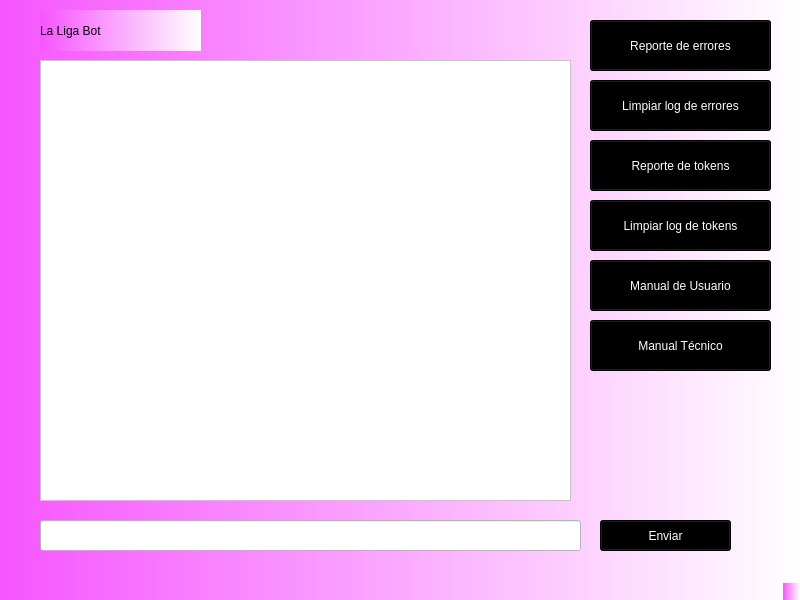
<?xml version="1.0" encoding="UTF-8"?>
<ui version="4.0">
 <class>MainWindow</class>
 <widget class="QMainWindow" name="MainWindow">
  <property name="geometry">
   <rect>
    <x>0</x>
    <y>0</y>
    <width>800</width>
    <height>600</height>
   </rect>
  </property>
  <property name="windowTitle">
   <string>MainWindow</string>
  </property>
  <property name="styleSheet">
   <string notr="true">background-color: rgb(255, 170, 127);
background-color: qlineargradient(spread:pad, x1:0, y1:0, x2:1, y2:0, stop:0 rgba(246, 85, 255, 255), stop:1 rgba(255, 255, 255, 255));</string>
  </property>
  <widget class="QWidget" name="centralwidget">
   <widget class="QLineEdit" name="lineEdit">
    <property name="geometry">
     <rect>
      <x>40</x>
      <y>520</y>
      <width>541</width>
      <height>31</height>
     </rect>
    </property>
    <property name="styleSheet">
     <string notr="true">color: rgb(255, 255, 255);
color: rgb(0, 0, 0);
background-color: rgb(255, 255, 255);</string>
    </property>
   </widget>
   <widget class="QPushButton" name="pushButton">
    <property name="geometry">
     <rect>
      <x>600</x>
      <y>520</y>
      <width>131</width>
      <height>31</height>
     </rect>
    </property>
    <property name="styleSheet">
     <string notr="true">background-color: rgb(0, 0, 0);
font: 87 10pt &quot;Arial Black&quot;;
color: rgb(255, 255, 255);</string>
    </property>
    <property name="text">
     <string>Enviar</string>
    </property>
   </widget>
   <widget class="QPushButton" name="pushButton_2">
    <property name="geometry">
     <rect>
      <x>590</x>
      <y>20</y>
      <width>181</width>
      <height>51</height>
     </rect>
    </property>
    <property name="styleSheet">
     <string notr="true">background-color: rgb(0, 0, 0);
font: 87 10pt &quot;Arial Black&quot;;
color: rgb(255, 255, 255);</string>
    </property>
    <property name="text">
     <string>Reporte de errores</string>
    </property>
   </widget>
   <widget class="QLabel" name="label">
    <property name="geometry">
     <rect>
      <x>40</x>
      <y>10</y>
      <width>161</width>
      <height>41</height>
     </rect>
    </property>
    <property name="styleSheet">
     <string notr="true">font: 63 italic 16pt &quot;Lucida Fax&quot;;
color: rgb(0, 0, 0);
font: 87 22pt &quot;Arial Black&quot;;
font: 87 26pt &quot;Arial Black&quot;;
font: 72pt &quot;Lucida Calligraphy&quot;;
font: 75 22pt &quot;MS Shell Dlg 2&quot;;</string>
    </property>
    <property name="text">
     <string>La Liga Bot</string>
    </property>
   </widget>
   <widget class="QPushButton" name="pushButton_3">
    <property name="geometry">
     <rect>
      <x>590</x>
      <y>80</y>
      <width>181</width>
      <height>51</height>
     </rect>
    </property>
    <property name="styleSheet">
     <string notr="true">background-color: rgb(0, 0, 0);
font: 87 10pt &quot;Arial Black&quot;;
color: rgb(255, 255, 255);</string>
    </property>
    <property name="text">
     <string>Limpiar log de errores</string>
    </property>
   </widget>
   <widget class="QPushButton" name="pushButton_4">
    <property name="geometry">
     <rect>
      <x>590</x>
      <y>140</y>
      <width>181</width>
      <height>51</height>
     </rect>
    </property>
    <property name="styleSheet">
     <string notr="true">background-color: rgb(0, 0, 0);
font: 87 10pt &quot;Arial Black&quot;;
color: rgb(255, 255, 255);</string>
    </property>
    <property name="text">
     <string>Reporte de tokens</string>
    </property>
   </widget>
   <widget class="QPushButton" name="pushButton_5">
    <property name="geometry">
     <rect>
      <x>590</x>
      <y>200</y>
      <width>181</width>
      <height>51</height>
     </rect>
    </property>
    <property name="styleSheet">
     <string notr="true">background-color: rgb(0, 0, 0);
font: 87 10pt &quot;Arial Black&quot;;
color: rgb(255, 255, 255);</string>
    </property>
    <property name="text">
     <string>Limpiar log de tokens</string>
    </property>
   </widget>
   <widget class="QPushButton" name="pushButton_6">
    <property name="geometry">
     <rect>
      <x>590</x>
      <y>260</y>
      <width>181</width>
      <height>51</height>
     </rect>
    </property>
    <property name="styleSheet">
     <string notr="true">background-color: rgb(0, 0, 0);
font: 87 10pt &quot;Arial Black&quot;;
color: rgb(255, 255, 255);</string>
    </property>
    <property name="text">
     <string>Manual de Usuario</string>
    </property>
   </widget>
   <widget class="QPushButton" name="pushButton_7">
    <property name="geometry">
     <rect>
      <x>590</x>
      <y>320</y>
      <width>181</width>
      <height>51</height>
     </rect>
    </property>
    <property name="styleSheet">
     <string notr="true">background-color: rgb(0, 0, 0);
font: 87 10pt &quot;Arial Black&quot;;
color: rgb(255, 255, 255);</string>
    </property>
    <property name="text">
     <string>Manual Técnico</string>
    </property>
   </widget>
   <widget class="QTextEdit" name="textEdit">
    <property name="geometry">
     <rect>
      <x>40</x>
      <y>60</y>
      <width>531</width>
      <height>441</height>
     </rect>
    </property>
    <property name="styleSheet">
     <string notr="true">background-color: rgb(255, 255, 255);
color: rgb(0, 0, 0);</string>
    </property>
   </widget>
  </widget>
  <widget class="QMenuBar" name="menubar">
   <property name="geometry">
    <rect>
     <x>0</x>
     <y>0</y>
     <width>800</width>
     <height>21</height>
    </rect>
   </property>
  </widget>
  <widget class="QStatusBar" name="statusbar"/>
 </widget>
 <resources/>
 <connections/>
</ui>
